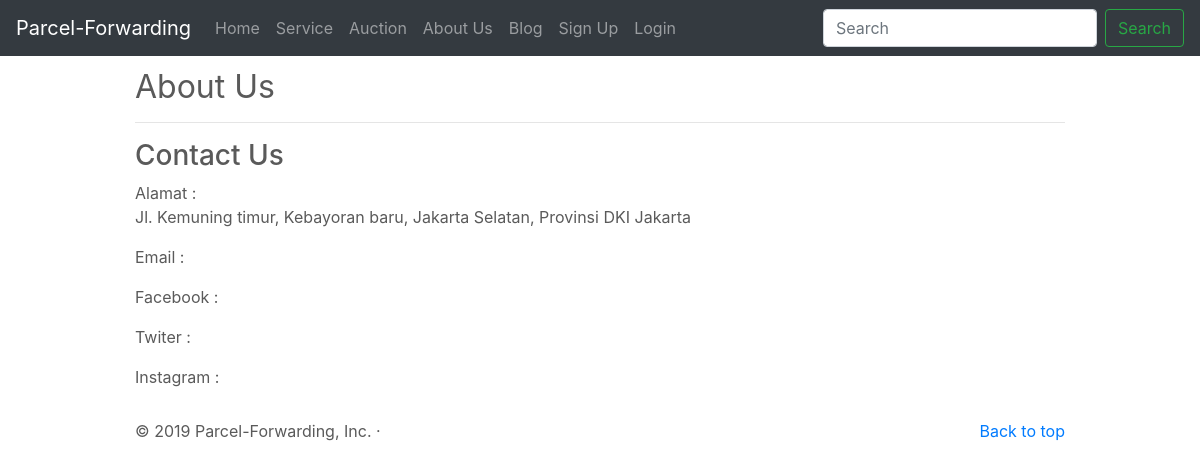
The page /index.php/home/about on the database as committed earlier.
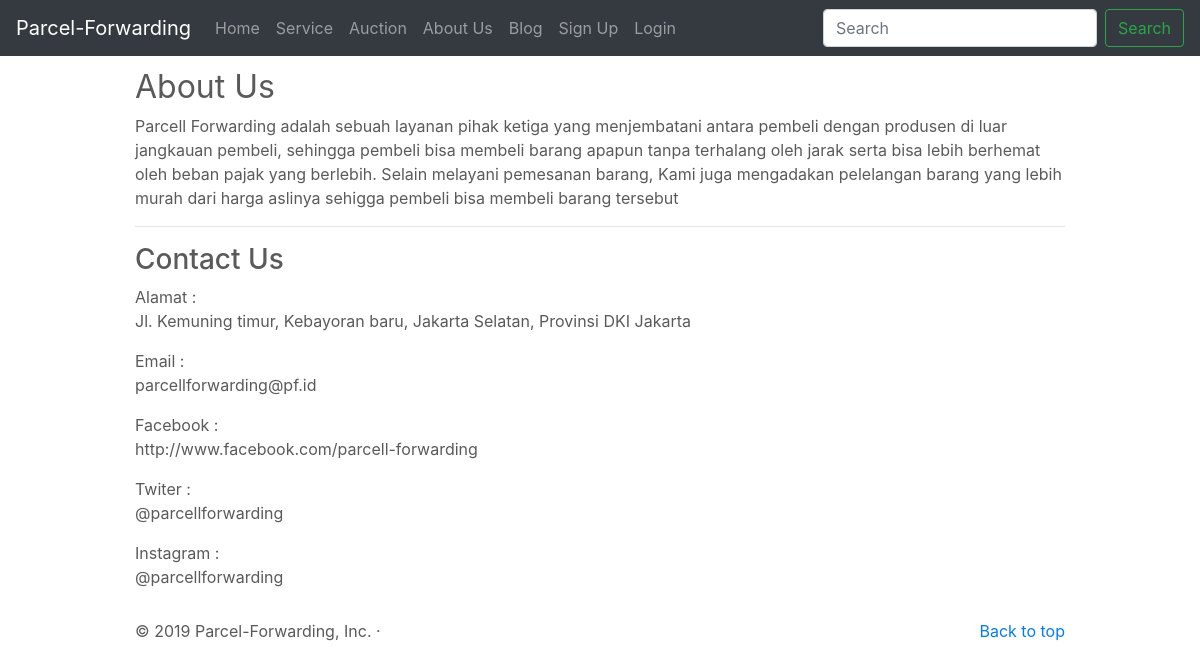
The same page on the database as committed later.
### tables this page shows
CREATE TABLE IF NOT EXISTS `site_info` (
  `id` int(11) NOT NULL AUTO_INCREMENT,
  `title` varchar(128) NOT NULL,
  `content` text NOT NULL,
  `created_at` int(11) NOT NULL,
  PRIMARY KEY (`id`)
);

### application/controllers/Home.php (called while the page is built, shortened)
<?php
class Home extends CI_Controller
{
	public function about()
	{
		$data['title'] = "About | Parcell-Forwarding";
		$data['content'] = $this->db->get('site_info')->result_array();
		$this->load->view('layouts/header', $data);
		$this->load->view('home/about', $data);
		$this->load->view('layouts/footer');
	}
}

### index.php (called while the page is built, shortened)
<?php
require_once BASEPATH.'core/CodeIgniter.php';

### application/views/home/about.php (the view)
<main role="main">
	<div class="container marketing">
		<div class='content'>
			<h2>About Us</h2>
			<p><?= $content[0]['content'];?></p>
			<hr/>
			<h3>Contact Us</h3>
			<p>Alamat :<br />Jl. Kemuning timur, Kebayoran baru, Jakarta Selatan, Provinsi DKI Jakarta</p>
			<p>Email  :<br/> <?= $content[4]['content'];?></p>
			<p>Facebook : <br/><?= $content[1]['content'];?></p>
			<p>Twiter  : <br/><?= $content[2]['content'];?></p>
			<p>Instagram : <br/><?= $content[3]['content'];?></p>
		</div>
	</div>

Rows that differ between the two databases and show on the page:
added site_info: content "Parcell Forwarding adalah sebuah layanan pihak ketiga yang menjembatani antara pembeli dengan produsen di luar jangkauan pembeli, sehingga pembeli bisa membeli barang apapun tanpa terhalang oleh jarak serta bisa lebih berhemat oleh beban pajak yang berlebih. Selain melayani pemesanan barang, Kami juga mengadakan pelelangan barang yang lebih murah dari harga aslinya sehigga pembeli bisa membeli barang tersebut"
added site_info: content "parcellforwarding@pf.id"
added site_info: content "http://www.facebook.com/parcell-forwarding"
added site_info: content "@parcellforwarding"
added site_info: content "@parcellforwarding"
